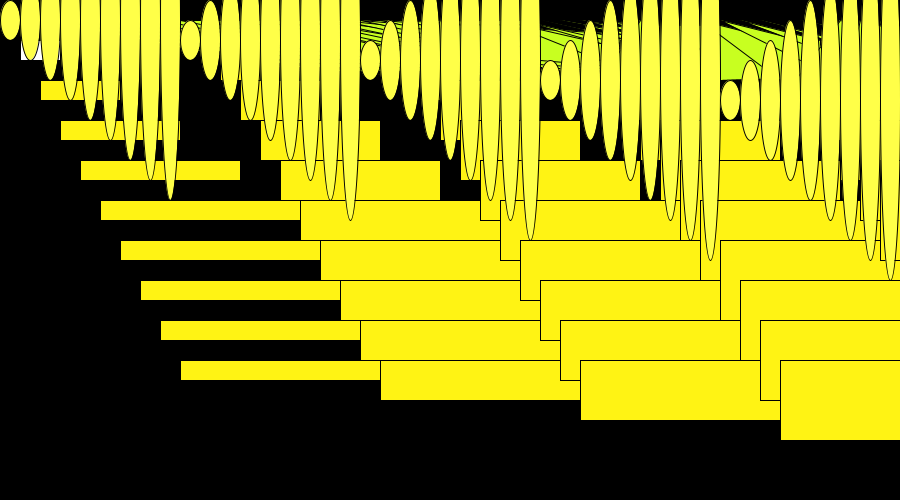
Frame 1 (no input)
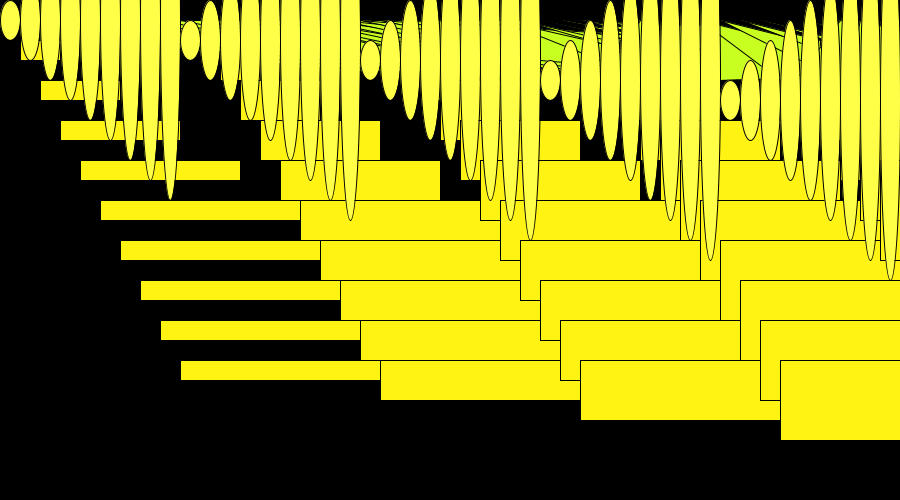
Frame 60 (the mouse pressed at the canvas centre just before this capture)
Frame 120 (the mouse held since frame 60 and released just before this capture): identical to frame 60, image omitted

The Processing sketch that drew these frames (run headless with seeded random() and noise(); from frame 60 on, the mouse is pressed at the canvas centre):

// Processing sketch: processing_82849
// ── processing_82849.pde

void setup() {
  size(900, 500);
  smooth();
}
 
void draw() {
  background(0);
 
  for (int i = 20; i < 380; i+=20)  {
  for(int j = 40; j < 400; j+=40){
    rect(i, j, j,i);
    fill(921,942,72);
    ellipse(10,i,20,j);
    fill(200,300,32);
    translate(20,0);
    triangle(300,75,i,20,j,i);
    fill(633,243,20);
    
}
  }
}
